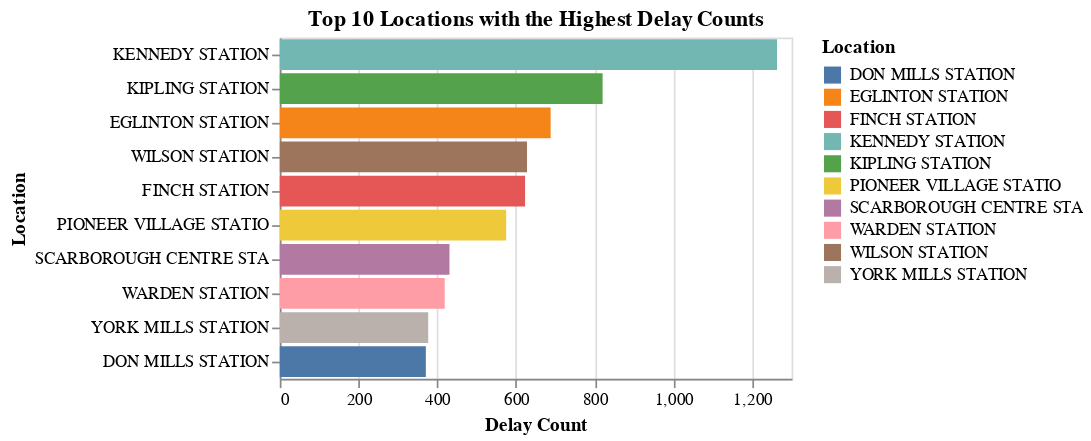

The notebook cell saved with this chart:
### Code cell
# Create a bar chart of the top 10 locations with the highest delay counts
chart = alt.Chart(top_10_locations).mark_bar().encode(
    x=alt.X('Delay Count:Q', title='Delay Count'),
    y=alt.Y('Location:N', title='Location', sort='-x'),  # Sort by delay count (descending)
    color='Location:N'
).properties(
    title='Top 10 Locations with the Highest Delay Counts'
)

chart.show()

### Figure 1 — Vega specification as saved in the notebook (floating-point values rounded to 4 significant figures)
{"$schema": "https://vega.github.io/schema/vega/v5.json", "data": [{"name": "source_0"}, {"name": "data_0", "values": [{"Delay Count_end": 1263.0, "Delay Count_start": 0.0, "Location": "KENNEDY STATION"}, {"Delay Count_end": 820.0, "Delay Count_start": 0.0, "Location": "KIPLING STATION"}, {"Delay Count_end": 688.0, "Delay Count_start": 0.0, "Location": "EGLINTON STATION"}, {"Delay Count_end": 628.0, "Delay Count_start": 0.0, "Location": "WILSON STATION"}, {"Delay Count_end": 623.0, "Delay Count_start": 0.0, "Location": "FINCH STATION"}, {"Delay Count_end": 575.0, "Delay Count_start": 0.0, "Location": "PIONEER VILLAGE STATIO"}, {"Delay Count_end": 431.0, "Delay Count_start": 0.0, "Location": "SCARBOROUGH CENTRE STA"}, {"Delay Count_end": 419.0, "Delay Count_start": 0.0, "Location": "WARDEN STATION"}, {"Delay Count_end": 377.0, "Delay Count_start": 0.0, "Location": "YORK MILLS STATION"}, {"Delay Count_end": 371.0, "Delay Count_start": 0.0, "Location": "DON MILLS STATION"}]}, {"name": "source_0_y_domain_Location", "values": [{"Location": "KENNEDY STATION", "sort_field": 1263}, {"Location": "KIPLING STATION", "sort_field": 820}, {"Location": "EGLINTON STATION", "sort_field": 688}, {"Location": "WILSON STATION", "sort_field": 628}, {"Location": "FINCH STATION", "sort_field": 623}, {"Location": "PIONEER VILLAGE STATIO", "sort_field": 575}, {"Location": "SCARBOROUGH CENTRE STA", "sort_field": 431}, {"Location": "WARDEN STATION", "sort_field": 419}, {"Location": "YORK MILLS STATION", "sort_field": 377}, {"Location": "DON MILLS STATION", "sort_field": 371}]}, {"name": "data_0_color_domain_Location", "values": [{"Location": "KENNEDY STATION"}, {"Location": "KIPLING STATION"}, {"Location": "EGLINTON STATION"}, {"Location": "WILSON STATION"}, {"Location": "FINCH STATION"}, {"Location": "PIONEER VILLAGE STATIO"}, {"Location": "SCARBOROUGH CENTRE STA"}, {"Location": "WARDEN STATION"}, {"Location": "YORK MILLS STATION"}, {"Location": "DON MILLS STATION"}]}], "signals": [{"name": "y_step", "value": 20}, {"name": "height", "update": "bandspace(domain('y').length, 0.1, 0.05) * y_step"}], "marks": [{"type": "rect", "name": "marks", "from": {"data": "data_0"}, "encode": {"update": {"fill": {"field": "Location", "scale": "color"}, "x2": {"field": "Delay Count_start", "scale": "x"}, "x": {"field": "Delay Count_end", "scale": "x"}, "y": {"field": "Location", "scale": "y"}, "height": {"signal": "max(0.25, bandwidth('y'))"}}}, "style": ["bar"]}], "scales": [{"name": "x", "type": "linear", "domain": {"data": "data_0", "fields": ["Delay Count_start", "Delay Count_end"]}, "range": [0, {"signal": "width"}], "nice": true, "zero": true}, {"name": "y", "type": "band", "domain": {"data": "source_0_y_domain_Location", "field": "Location", "sort": {"op": "max", "field": "sort_field", "order": "descending"}}, "range": {"step": {"signal": "y_step"}}, "paddingOuter": 0.05, "paddingInner": 0.1}, {"name": "color", "type": "ordinal", "domain": {"data": "data_0_color_domain_Location", "field": "Location", "sort": true}, "range": "category"}], "axes": [{"scale": "x", "labels": false, "ticks": false, "orient": "bottom", "zindex": 0, "grid": true, "domain": false, "minExtent": 0, "aria": false, "tickCount": {"signal": "ceil(width/40)"}, "gridScale": "y", "maxExtent": 0}, {"scale": "x", "labelOverlap": true, "orient": "bottom", "title": "Delay Count", "grid": false, "labelFlush": true, "tickCount": {"signal": "ceil(width/40)"}, "zindex": 0}, {"scale": "y", "title": "Location", "zindex": 0, "orient": "left", "grid": false}], "title": {"text": "Top 10 Locations with the Highest Delay Counts", "frame": "group"}, "style": "cell", "legends": [{"fill": "color", "symbolType": "square", "title": "Location"}], "background": "white", "padding": 5, "width": 300}
